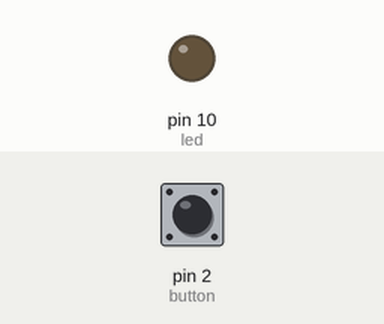
Recording of a sketch running on a simulated Arduino Uno, built with avr-gcc and run on an emulated ATmega328P. Parts: output pins drawn as LEDs (lit = HIGH). The inputs (shaded band) are chosen by the test bench; at power-on: pin 2 (button) LOW.

Above: at 1.2 s.
1.3 s: pin 2 (button) pulled HIGH for 0.15 s
At 5.3 s:
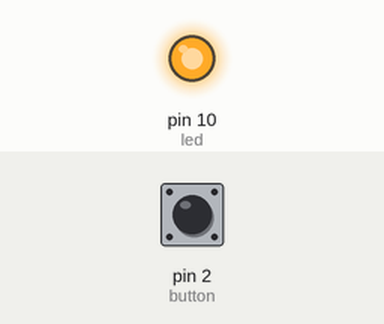
Timing chart, 0 to 7.8 s (numbered marks = the images above; inputs shaded):
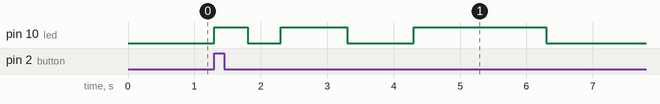

The sketch:

Interrupt3.ino
```cpp
int led=10, button=2;
volatile float j=0.5;
volatile int ct=0;

 void func()
{
  Serial.println("ISR working");
  j=0.5;
  ct=1;
Serial.println("ct=");Serial.print(ct);
}
void setup() {
  // put your setup code here, to run once:
  pinMode(button,INPUT);
  pinMode(led,OUTPUT);
  attachInterrupt(0,func,RISING);
}

void loop() {
  // put your main code here, to run repeatedly:
  if(ct==1)
  {
      while(j<=2)
      {
        digitalWrite(led,HIGH);
        delay(j*1000);
        digitalWrite(led,LOW);
        delay(j*1000);
        j*=2;
        ct=0;
      }
   }
}
```

Measured:
- after the input at 1.3 s, pin 10 (led): goes HIGH 0.50 s, LOW 0.50 s, HIGH 1.0 s, LOW 1.0 s, HIGH 2.0 s, then LOW, starting at once
